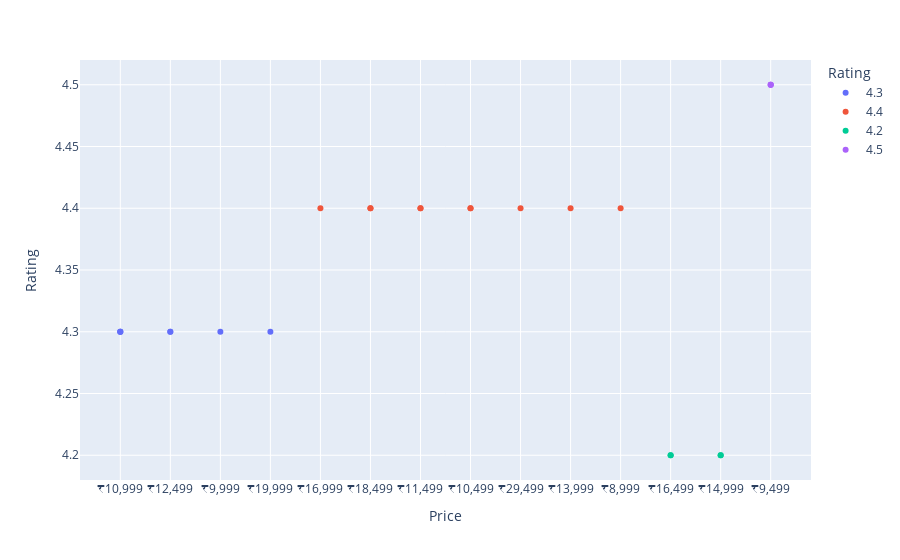

Notebook code cell kept with this figure:
### Code cell
px.scatter(df, x='Price', y='Rating', color='Rating')

### Figure 1 — Plotly figure (JSON) as saved in the notebook; plotly's stock layout.template omitted (floating-point values rounded to 4 significant figures)
{"data": [{"hovertemplate": "Rating=%{y}<br>Price=%{x}<extra></extra>", "legendgroup": "4.3", "marker": {"color": "#636efa", "symbol": "circle"}, "mode": "markers", "name": "4.3", "orientation": "v", "showlegend": true, "type": "scatter", "x": ["₹10,999", "₹10,999", "₹10,999", "₹12,499", "₹9,999", "₹19,999", "₹12,499"], "xaxis": "x", "y": ["4.3", "4.3", "4.3", "4.3", "4.3", "4.3", "4.3"], "yaxis": "y"}, {"hovertemplate": "Rating=%{y}<br>Price=%{x}<extra></extra>", "legendgroup": "4.4", "marker": {"color": "#EF553B", "symbol": "circle"}, "mode": "markers", "name": "4.4", "orientation": "v", "showlegend": true, "type": "scatter", "x": ["₹16,999", "₹18,499", "₹11,499", "₹10,499", "₹11,499", "₹10,499", "₹29,499", "₹13,999", "₹18,499", "₹8,999"], "xaxis": "x", "y": ["4.4", "4.4", "4.4", "4.4", "4.4", "4.4", "4.4", "4.4", "4.4", "4.4"], "yaxis": "y"}, {"hovertemplate": "Rating=%{y}<br>Price=%{x}<extra></extra>", "legendgroup": "4.2", "marker": {"color": "#00cc96", "symbol": "circle"}, "mode": "markers", "name": "4.2", "orientation": "v", "showlegend": true, "type": "scatter", "x": ["₹16,499", "₹16,499", "₹14,999", "₹14,999"], "xaxis": "x", "y": ["4.2", "4.2", "4.2", "4.2"], "yaxis": "y"}, {"hovertemplate": "Rating=%{y}<br>Price=%{x}<extra></extra>", "legendgroup": "4.5", "marker": {"color": "#ab63fa", "symbol": "circle"}, "mode": "markers", "name": "4.5", "orientation": "v", "showlegend": true, "type": "scatter", "x": ["₹9,499", "₹9,499", "₹9,499"], "xaxis": "x", "y": ["4.5", "4.5", "4.5"], "yaxis": "y"}], "layout": {"legend": {"title": {"text": "Rating"}, "tracegroupgap": 0}, "margin": {"t": 60}, "xaxis": {"anchor": "y", "domain": [0, 1], "title": {"text": "Price"}}, "yaxis": {"anchor": "x", "categoryarray": ["4.5", "4.2", "4.4", "4.3"], "categoryorder": "array", "domain": [0, 1], "title": {"text": "Rating"}}}}
